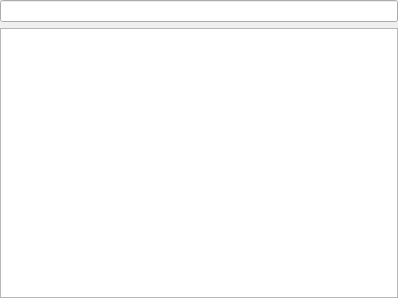
<?xml version="1.0" encoding="UTF-8"?>
<ui version="4.0">
 <class>ServiceChoooser</class>
 <widget class="QWidget" name="ServiceChoooser">
  <property name="geometry">
   <rect>
    <x>0</x>
    <y>0</y>
    <width>398</width>
    <height>298</height>
   </rect>
  </property>
  <property name="windowTitle">
   <string>Form</string>
  </property>
  <layout class="QGridLayout" name="gridLayout">
   <property name="margin">
    <number>0</number>
   </property>
   <item row="1" column="0">
    <widget class="QTreeView" name="treeView">
     <property name="iconSize">
      <size>
       <width>32</width>
       <height>32</height>
      </size>
     </property>
     <property name="animated">
      <bool>true</bool>
     </property>
     <attribute name="headerVisible">
      <bool>false</bool>
     </attribute>
    </widget>
   </item>
   <item row="0" column="0">
    <widget class="QLineEdit" name="search"/>
   </item>
  </layout>
 </widget>
 <resources/>
 <connections/>
</ui>
